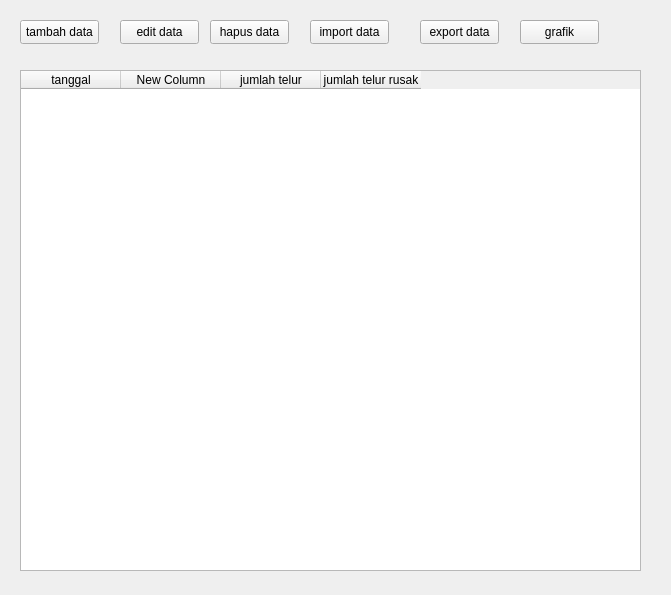
<?xml version="1.0" encoding="UTF-8"?>
<ui version="4.0">
 <class>Form</class>
 <widget class="QWidget" name="Form">
  <property name="geometry">
   <rect>
    <x>0</x>
    <y>0</y>
    <width>671</width>
    <height>595</height>
   </rect>
  </property>
  <property name="windowTitle">
   <string>Form</string>
  </property>
  <widget class="QTableWidget" name="eggwidget">
   <property name="geometry">
    <rect>
     <x>20</x>
     <y>70</y>
     <width>621</width>
     <height>501</height>
    </rect>
   </property>
   <column>
    <property name="text">
     <string>tanggal</string>
    </property>
   </column>
   <column>
    <property name="text">
     <string>New Column</string>
    </property>
   </column>
   <column>
    <property name="text">
     <string>jumlah telur</string>
    </property>
   </column>
   <column>
    <property name="text">
     <string>jumlah telur rusak</string>
    </property>
   </column>
  </widget>
  <widget class="QPushButton" name="tambah_data_button">
   <property name="geometry">
    <rect>
     <x>20</x>
     <y>20</y>
     <width>79</width>
     <height>24</height>
    </rect>
   </property>
   <property name="text">
    <string>tambah data</string>
   </property>
  </widget>
  <widget class="QPushButton" name="edit_data_button">
   <property name="geometry">
    <rect>
     <x>120</x>
     <y>20</y>
     <width>79</width>
     <height>24</height>
    </rect>
   </property>
   <property name="text">
    <string>edit data</string>
   </property>
  </widget>
  <widget class="QPushButton" name="hapus_data_button">
   <property name="geometry">
    <rect>
     <x>210</x>
     <y>20</y>
     <width>79</width>
     <height>24</height>
    </rect>
   </property>
   <property name="text">
    <string>hapus data</string>
   </property>
  </widget>
  <widget class="QPushButton" name="import_data_button">
   <property name="geometry">
    <rect>
     <x>310</x>
     <y>20</y>
     <width>79</width>
     <height>24</height>
    </rect>
   </property>
   <property name="text">
    <string>import data</string>
   </property>
  </widget>
  <widget class="QPushButton" name="export_data_button">
   <property name="geometry">
    <rect>
     <x>420</x>
     <y>20</y>
     <width>79</width>
     <height>24</height>
    </rect>
   </property>
   <property name="text">
    <string>export data</string>
   </property>
  </widget>
  <widget class="QPushButton" name="grafik_button">
   <property name="geometry">
    <rect>
     <x>520</x>
     <y>20</y>
     <width>79</width>
     <height>24</height>
    </rect>
   </property>
   <property name="text">
    <string>grafik</string>
   </property>
  </widget>
 </widget>
 <resources/>
 <connections/>
</ui>
